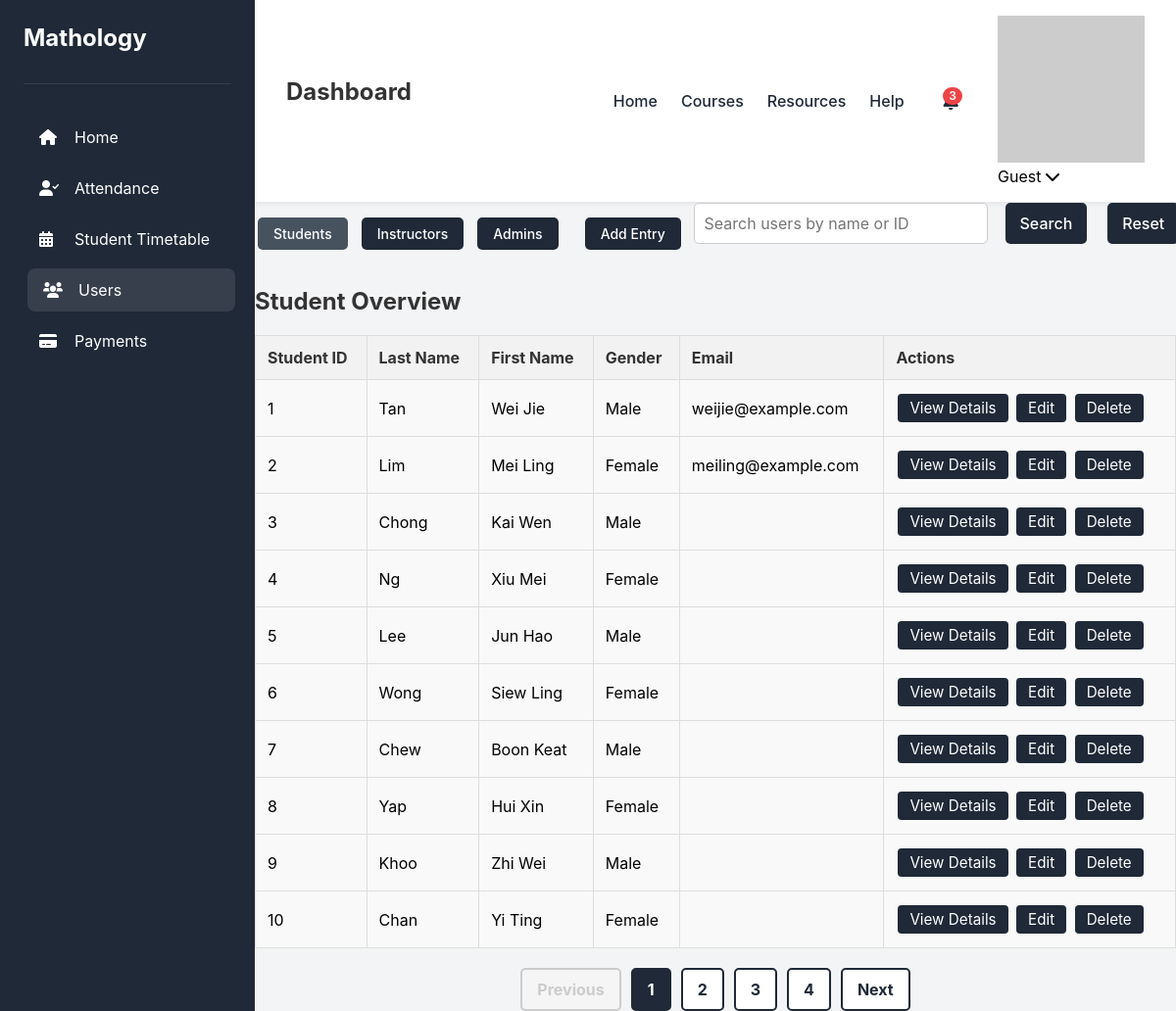
Screenshot of /Pages/admin/users.php with the database file from the repository.
### tables this page shows
CREATE TABLE `students` (
  `student_id` int(11) NOT NULL,
  `Last_Name` varchar(50) DEFAULT NULL,
  `First_Name` varchar(50) DEFAULT NULL,
  `Gender` tinyint(1) DEFAULT NULL,
  `DOB` date DEFAULT NULL,
  `School_Syllabus` text DEFAULT NULL,
  `School_Intake` varchar(20) DEFAULT NULL,
  `Current_School_Grade` text DEFAULT NULL,
  `School` varchar(100) DEFAULT NULL,
  `Mathology_Level` text DEFAULT NULL,
  `enrollment_date` date DEFAULT NULL,
  `status` enum('active','inactive','graduated') DEFAULT 'active',
  `How_Did_You_Heard_About_Us` varchar(100) DEFAULT NULL
);

### sql/students_data.php (the view, shortened to what this page needs)
<?php
$search = isset($_GET['search']) ? $conn->real_escape_string($_GET['search']) : '';
$limit = 10;
$page = isset($_GET['students_page']) ? intval($_GET['students_page']) : 1;
$offset = ($page - 1) * $limit;
$countQuery = "SELECT COUNT(*) AS total FROM students s LEFT JOIN users u ON s.student_id = u.student_id";
$countResult = $conn->query($countQuery);
$totalRows = $countResult->fetch_assoc()['total'];
$totalPages = ceil($totalRows / $limit);
$sql = "
    SELECT
        s.student_id,
        s.Last_Name,
        s.First_Name,
        s.Gender,
        s.DOB,
        s.School_Syllabus,
        s.School_Intake,
        s.Current_School_Grade,
        s.School,
        s.Mathology_Level,
        s.How_Did_You_Heard_About_Us,
        u.email,
        c.course_name,
        GROUP_CONCAT(CONCAT(st.day, ' (', st.start_time, ' - ', st.end_time, ')') SEPARATOR '<br>') AS timetable
    FROM
        students s
    LEFT JOIN
        users u ON s.student_id = u.student_id
    LEFT JOIN
        student_courses sc ON s.student_id = sc.student_id
    LEFT JOIN
        courses c ON sc.course_id = c.course_id
    LEFT JOIN
        student_timetable st ON sc.student_course_id = st.student_course_id
";
$sql .= " GROUP BY s.student_id";
$sql .= " LIMIT $limit OFFSET $offset";
$result = $conn->query($sql);
if ($result->num_rows > 0) {
    echo "<h1>Student Overview</h1>";
    echo "<table border='1'>
            <tr>
                <th>Student ID</th>
                <th>Last Name</th>
                <th>First Name</th>
                <th>Gender</th>
                <th>Email</th>
                <th>Actions</th>
            </tr>";
    while ($row = $result->fetch_assoc()) {
        $detailsId = "details_student_" . $row['student_id'];
        echo "<tr>
            <td>" . $row['student_id'] . "</td>
            <td>" . $row['Last_Name'] . "</td>
            <td>" . $row['First_Name'] . "</td>
            <td>" . ($row['Gender'] ? 'Male' : 'Female') . "</td>
            <td>" . $row['email'] . "</td>
            <td>
                <button class='action-btn view' onclick=\"toggleDetails('$detailsId')\">View Details</button>
                <form method='get' action='../../sql/edit_student.php' style='display:inline; margin:0; padding:0;'>
                    <input type='hidden' name='student_id' value='{$row['student_id']}'>
                    <button type='submit' class='action-btn edit'>Edit</button>
                </form>
                <form method='get' action='../../sql/delete_student.php' style='display:inline; margin:0; padding:0;' onsubmit=\"return confirm('Are you sure you want to delete this student?');\">
                    <input type='hidden' name='student_id' value='{$row['student_id']}'>
                    <button type='submit' class='action-btn delete'>Delete</button>
                </form>
            </td>
          </tr>";
    }
    echo "</table>";
    echo "<div class='pagination'>";
    if ($page > 1) {
        echo "<a href='?students_page=" . ($page - 1) . "&active_tab=students&search=$search'>Previous</a>";
    } else {
        echo "<a class='disabled'>Previous</a>";
    }
    for ($i = 1; $i <= $totalPages; $i++) {
        $activeClass = $i == $page ? 'active' : '';
        echo "<a href='?students_page=$i&active_tab=students&search=$search' class='$activeClass'>$i</a>";
    }
    if ($page < $totalPages) {
        echo "<a href='?students_page=" . ($page + 1) . "&active_tab=students&search=$search'>Next</a>";
    } else {
        echo "<a class='disabled'>Next</a>";
    }
    echo "</div>";
} else {
    echo "No data found in the table.";
}
?>

### Styles/common.css (style rules this page uses)
:root { --primary-color: #4f46e5; --secondary-color: #818cf8; --background-color: #f3f4f6; --sidebar-color: #1f2937; --text-color: #1f2937; --text-light: #6b7280; --border-color: #e5e7eb; --white: #ffffff; --event-color-1: #fef3c7; --event-color-2: #dcfce7; --event-color-3: #dbeafe; --transition-speed: 0.3s; }
* { margin: 0; padding: 0; box-sizing: border-box; font-family: 'Inter', sans-serif; }

### Styles/users.css (style rules this page uses)
table { width: 100%; border-collapse: collapse; margin-top: 20px 0; }
table, th, td { padding: 12px; border: 1px solid #ddd; text-align: left; }
th { background-color: #f2f2f2; color: #333; cursor: pointer; position: relative; }
tr:nth-child(even) { background-color: #f9f9f9; }
h1 { font-size: 24px; color: #333; margin-bottom: 20px; }
.action-btn { display: inline-block; padding: 5px 12px; margin: 2px; background-color: #1f2937; color: #fff; border: none; border-radius: 4px; text-decoration: none; cursor: pointer; transition: background 0.2s; font-size: 0.95em; }
.pagination { display: flex; justify-content: center; align-items: center; margin-top: 20px; gap: 10px; }
.pagination a { display: inline-block; padding: 10px 15px; text-decoration: none; font-size: 16px; font-weight: bold; border: 2px solid #1f2937; border-radius: 5px; color: #1f2937; background-color: #FFFFFF; transition: all 0.3s ease-in-out; }
.pagination a.disabled { pointer-events: none; color: #CCCCCC; border-color: #CCCCCC; background-color: #F5F5F5; }
.pagination a.active { background-color: #1f2937; color: #FFFFFF; border-color: #1f2937; cursor: default; }

### rows the page displays
students: student_id "1", Last_Name "Tan", First_Name "Wei Jie", Gender "Male", email "weijie@example.com"
students: student_id "2", Last_Name "Lim", First_Name "Mei Ling", Gender "Female", email "meiling@example.com"
students: student_id "3", Last_Name "Chong", First_Name "Kai Wen", Gender "Male"
students: student_id "4", Last_Name "Ng", First_Name "Xiu Mei", Gender "Female"
students: student_id "5", Last_Name "Lee", First_Name "Jun Hao", Gender "Male"
students: student_id "6", Last_Name "Wong", First_Name "Siew Ling", Gender "Female"
students: student_id "7", Last_Name "Chew", First_Name "Boon Keat", Gender "Male"
students: student_id "8", Last_Name "Yap", First_Name "Hui Xin", Gender "Female"
students: student_id "9", Last_Name "Khoo", First_Name "Zhi Wei", Gender "Male"
students: student_id "10", Last_Name "Chan", First_Name "Yi Ting", Gender "Female"

### other values shown
$userName "Guest"
